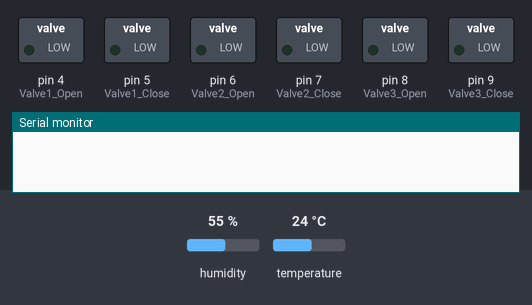
A sketch run on a simulated Arduino Uno, built with avr-gcc and run on an emulated ATmega328P. Parts: switched loads named in the sketch (green lamp = pin HIGH), the last lines printed to the serial monitor. The test bench sets the inputs (shaded band); at power-on: humidity 55 %, temperature 24 °C. Storage starts empty.

Above: at 0.1 s.
At 1.1 s:
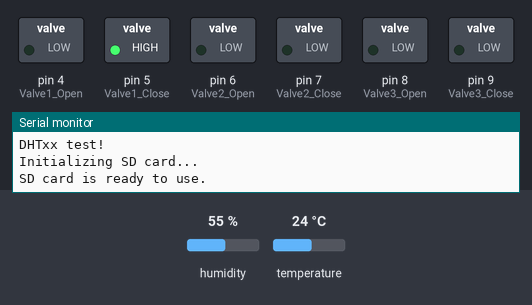
At 9.1 s:
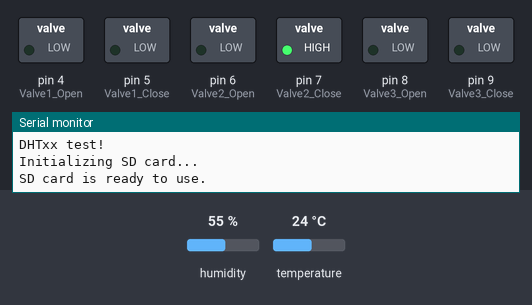
At 17.1 s:
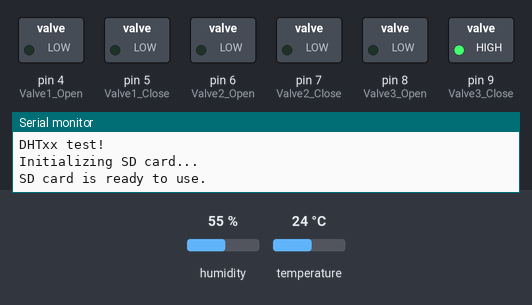
Timing chart, 0 to 26.5 s (numbered marks = the images above):
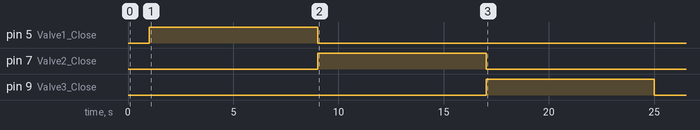

The sketch:

IDEA_Final.ino
```cpp
/*
 * This is the programming that collects the data of temperature, humidity, heat index, and moisture levels.
 * When the moisture level is lower than the certain level, water will be provided to three plants.
 *
 */


#include <SD.h>
#include <SPI.h>

#include "DHT.h"
#define DHTPIN 2 // pin for temperature and humidity sensor
#define MOISTSENS_1 17 // it connects to moisture sensor; Pin A3 on the arduino
#define MOISTSENS_2 18
#define MOISTSENS_3 19
#define LED 4 // connects to LED
#define DHTTYPE DHT22 // DHT 22 (AM2302)
#define Valve1_Open 4 // Pin D4 on the arduino -> mint
#define Valve1_Close 5 // Pin D5 on the arduino -> mint
#define Valve2_Open 6 // Pin D6 on the arduino -> cam...
#define Valve2_Close 7 // Pin D7 on the arduino -> cam...
#define Valve3_Open 8 // Pin D8 on the arduino -> lavender
#define Valve3_Close 9 // Pin D9 on the arduino -> lavender

DHT dht(DHTPIN, DHTTYPE);

int CS_PIN = 10; //This is the serial PIN for the SD card reader.
int start = 1;

unsigned int Day=1;
unsigned int Clock=12;
unsigned long timer=0;

unsigned int moisture_1=0; // Moisture level (when 0, no water)
unsigned int moisture_2=0;
unsigned int moisture_3=0;

unsigned int water_1=0; //water=0 means that there is no neceessity to give water.
unsigned int water_2=0;
unsigned int water_3=0;

unsigned long t_initial=5;
unsigned long t_final=0;
//unsigned int water_pressure_delay=0; // This value is for when the amount of water in the tunk changes and the pressure to provide water changes.
                                     // We eventually have to open the valve longer when the amount of water in the tunk decreases.
//water_pressure_delay=(v-p)/t; //This equations (v-p)/t changes later.

unsigned long plant_vol1=0.0005;
unsigned long plant_vol2=0.00025;
unsigned long plant_vol3=0.0005; //values in units of m^3
unsigned long plant_volume;

File file;

void setup()
{
  delay(1000);
  timer = millis();
  pinMode(Valve1_Open, OUTPUT); // this order is output
  pinMode(Valve1_Close, OUTPUT);
  pinMode(Valve2_Open, OUTPUT); // this order is output
  pinMode(Valve2_Close, OUTPUT);
  pinMode(Valve3_Open, OUTPUT); // this order is output
  pinMode(Valve3_Close, OUTPUT);
  pinMode(MOISTSENS_1, INPUT); // moisture sensor is input
  pinMode(MOISTSENS_2, INPUT);
  pinMode(MOISTSENS_3, INPUT);
  Serial.begin(9600);
  Serial.println("DHTxx test!");


  dht.begin(); // begin temperature and humidity sensor.

  initializeSD(); //writeToFile("This is the data accumilated in the senso

  digitalWrite(Valve1_Close, HIGH); //All the valves are closed before any measurement starts.
  delay(8000);
  digitalWrite(Valve1_Close,LOW);
  digitalWrite(Valve2_Close, HIGH);
  delay(8000);
  digitalWrite(Valve2_Close,LOW);
  digitalWrite(Valve3_Close, HIGH);
  delay(8000);
  digitalWrite(Valve3_Close,LOW);

/*
  openFile("prefs.txt");
  Serial.println(readLine());
  Serial.println(readLine());
  closeFile();
*/

  Measurement(timer);

}

void loop()
{
  if (start == 1)
  {
   createFile("Data.txt");
   file.println("Day,Time,Humidity,Temperature,Moisture Level 1,Moisture Level 2,Moisture Level 3,Plant 1 Watered,Plant 2 Watered,Plant 3 Watered");
   closeFile();

   start=0;
  }
  //timer;


  //delay(10000);// Wait a few seconds between measurements.

if ((millis() - timer) >= 21600000) //this value should be 21600000 (6 hours)
{
  //Serial.print("millis =");
  //Serial.println(millis());

  //Serial.print("timer =");
  //Serial.println(timer);

  timer = millis(); // Compute heat index in Celsius (isFahreheit = false)

  Measurement(timer); //"Measurement" is a function that measures temperature, humidity, and moisture. The detail of the function is at the bottom.

  t_final=(-sqrt(0.20)+sqrt(0.20+5*((0.000052*0.000052)*(t_initial^2)/(0.8)+(0.000052)*sqrt(0.20)*t_initial+plant_volume)))/(0.000052/0.4);
 // t_final=(-sqrt(0.20)+sqrt(0.20+5*(0.000052*0.000065*(t_initial^2)+(0.000052)*sqrt(0.20)*t_initial+plant_volume)))/0.00013;
  Serial.println(t_final);
  t_initial=t_initial+t_final;

}
 Water();
}


void initializeSD()
{
  Serial.println("Initializing SD card...");
  pinMode(CS_PIN, OUTPUT);

  if (SD.begin())
  {
    Serial.println("SD card is ready to use.");
  } else
  {
    Serial.println("SD card initialization failed");
    return;
  }
}


int createFile(char filename[])
{
  delay(500);
  file = SD.open(filename, FILE_WRITE);

  if (file)
  {
    Serial.println("File created successfully.");
    return 1;
  }
  else
  {
    Serial.println("Error while creating file.");
    return 0;
  }
}

int writeToFile(char text[])
{
  if (file)
  {
    file.print(text);
    Serial.println("Writing to file: ");
    Serial.println(text);
    return 1;
  } else
  {
    Serial.println("Couldn't write to file");
    return 0;
  }
}

void closeFile()
{
  delay(500);

  if (file)
  {
    file.close();
    Serial.println("File closed");
  }
}

int openFile(char filename[])
{
  delay(500);

  file = SD.open(filename);
  if (file)
  {
    Serial.println("File opened with success!");
    return 1;
  } else
  {
    Serial.println("Error opening file...");
    return 0;
  }
}

String readLine()
{
  String received = "";
  char ch;
  while (file.available())
  {
    ch = file.read();
    if (ch == '\n')
    {
      return String(received);
    }
    else
    {
      received += ch;
    }
  }
  return "";
}

void Measurement(unsigned long tmr) //tmr means timer
{
  createFile("Data.txt");
  file.print(Day);
  file.print(",");
  file.print(Clock);
  file.print(":00,");

// Reading temperature or humidity takes about 250 milliseconds!
// Sensor readings may also be up to 2 seconds 'old' (its a very slow sensor)

  float h = dht.readHumidity();// Read temperature as Celsius (the default)
  float t = dht.readTemperature(); // Read temperature as Fahrenheit
  float f = dht.readTemperature (true); // This may or may not be necessary.


// Check if any reads failed and exit early (to try again).
// isnan = if humidity/temperature reading is not a number,

if (isnan(h) || isnan(t) || isnan(f))
{
  Serial.println("Failed to read from DHT sensor!");
  return;
}
 int moisture_1 = analogRead(MOISTSENS_1); // mesuring the moisture level
 int moisture_2 = analogRead(MOISTSENS_2);
 int moisture_3 = analogRead(MOISTSENS_3);


  float hif = dht.computeHeatIndex (f, h);
  float hic = dht.computeHeatIndex(t, h, false); // This is necessary; don't erase!!

  unsigned long hours = tmr; //Change milliseconds into hours

  //Serial.print("Time: ");
  //Serial.println(tmr); //Serial.print(hours/3600000);
  //Serial.print(" hours ");

  //Serial.print("Humidity: ");
  //Serial.print(h);
  file.print(h);
  file.print(",");
  //Serial.print(" %\t");
  //Serial.print("Temperature: ");
  //Serial.print(t);
  file.print(t);
  file.print(",");
  //Serial.print(" *C ");
  //Serial.print("Heat index: ");
  //Serial.print(hic);
  //Serial.println(" *C ");

  Serial.print( "Moisture_1: ");
  Serial.println(moisture_1);
  file.print(moisture_1);
  file.print(",");

  Serial.print( "Moisture_2: ");
  Serial.println(moisture_2);
  file.print(moisture_2);
  file.print(",");

  Serial.print( "Moisture_3: ");
  Serial.println(moisture_3);
  file.print(moisture_3);
  file.print(",");

  if (moisture_1<450) // When the moisture level is below 300 (changes later), we decide we need to give water (showed as 1).
  {
    water_1=1;
    file.print("Yes,");

    //Serial.println("Plant 1 needs water");
  }
  else
  {
    water_1=0;
    file.print("No,");

    //Serial.println("Plant 1 has sufficient water");
  }

  if (moisture_2<350)
  {
    water_2=1;
    file.print("Yes,");

    //Serial.println("Plant 2 needs water");
  }
  else
  {
    water_2=0;
    file.print("No,");

    //Serial.println("Plant 2 has sufficient water");
  }

  if (moisture_3<500)
  {
    water_3=1;
    file.println("Yes");

    //Serial.println("Plant 3 needs water");
  }
  else
  {
    water_3=0;
    file.println("No");

    //Serial.println("Plant 3 has sufficient water");
  }


  closeFile();


  if(Clock==22)
  {
    Clock=4;
  }
  else
  {
    Clock=Clock+6;
  }

  if(Clock==4)
  {
    Day=Day++;
  }
}

void Water_Pressure_Delay(unsigned long plant_volume)
{
  t_final=1000*(-sqrt(0.20)+sqrt(0.20+5*(0.000052*0.000065*(t_initial^2)+(0.000052)*sqrt(0.20)*t_initial+plant_volume)))/0.00013;
  Serial.println(t_final);
  t_initial=t_initial+t_final;
}

void Water()
{
  if (water_1==1)  // Open the valve, give water, close the valve, and reset the necessity of providing water.
  {
    Water_Pressure_Delay(plant_vol1);
    digitalWrite(Valve1_Open, HIGH);
    //Serial.println("Start opening Valve_1");
    delay(10000);  // should be 8,500
    digitalWrite(Valve1_Open,LOW);
    //Serial.println("Stop opening Valve_1");
    delay(t_final);
    digitalWrite(Valve1_Close, HIGH);
    //Serial.println("Start closing Valve_1");
    delay(8000);
    digitalWrite(Valve1_Close,LOW);
    //Serial.println("Stop closing Valve_1");
    water_1=0;
  }

  if (water_2==1)
  {
    Water_Pressure_Delay(plant_vol2);
    digitalWrite(Valve2_Open, HIGH);
    //Serial.println("Start opening Valve_2");
    delay(10000);
    digitalWrite(Valve2_Open,LOW);
    //Serial.println("Stop opening Valve_2");
    delay(t_final);
    digitalWrite(Valve2_Close, HIGH);
    //Serial.println("Start closing Valve_2");
    delay(8000);
    digitalWrite(Valve2_Close,LOW);
    //Serial.println("Stop closing Valve_2");
    water_2=0;
  }

  if (water_3==1)
  {
    Water_Pressure_Delay(plant_vol3);
    digitalWrite(Valve3_Open, HIGH);
    //Serial.println("Start opening Valve_3");
    delay(10000);
    digitalWrite(Valve3_Open,LOW);
    //Serial.println("Stop opening Valve_3");
    delay(t_final);
    //Serial.print("t_final= "); Serial.println(t_final);
    digitalWrite(Valve3_Close, HIGH);
    //Serial.println("Start closing Valve_3");
    delay(8000);
    digitalWrite(Valve3_Close,LOW);
    //Serial.println("Stop closing Valve_3");
    water_3=0;
  }

}


// This programming:
// 1. measures temperature humidity, and moisture of all plants 3 times a day (every 8 hours) -> roop "time=milis();”// returns numbers of millisconds since start
// 2. takes photos once per day
// 3. waters plants based on moisture levels
// 4. records the data, pictures, and the action on the SD card.
```
